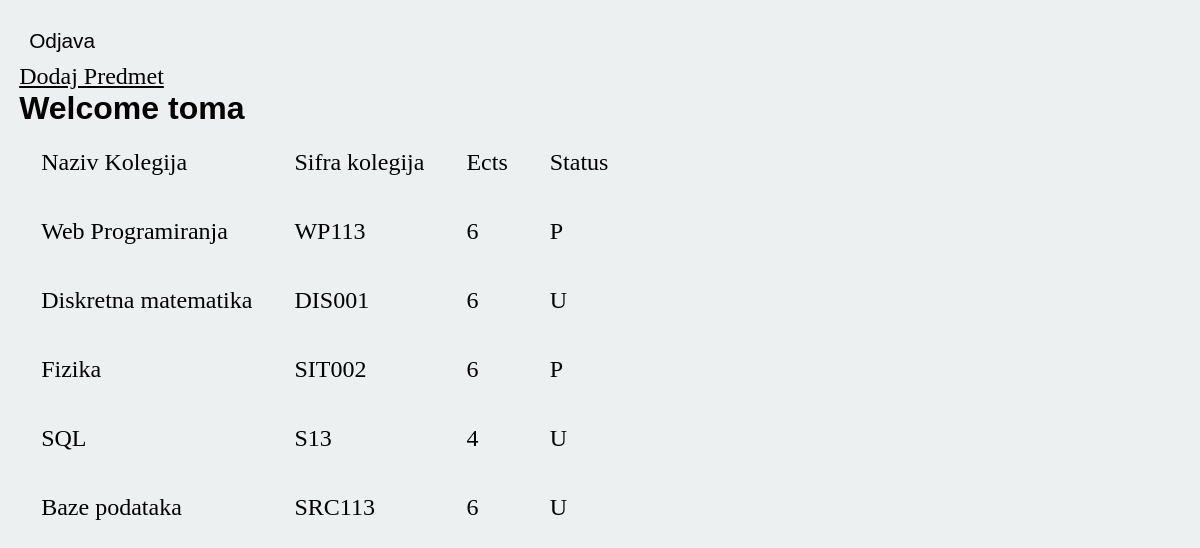
The app's page /student/ (signed in) with its own data.
### app/models.py (models this page shows, shortened)
class Korisnik(AbstractUser):
    STATUS = (('none', 'None'), ('izv', 'izvanredni student'), ('red', 'redovni student'))
    status = models.CharField(max_length = 50, choices = STATUS)
    role = models.ForeignKey(Uloga,on_delete=models.CASCADE,blank=True, null=True)
    email = models.EmailField(unique=True)

class Predmet(models.Model):
    IZBORNI = (('DA', 'da'), ('NE', 'ne'))
    name =  models.CharField(max_length = 60)
    code = models.CharField(max_length = 30)
    program = models.CharField(max_length=50)
    ects = models.IntegerField()
    user = models.ForeignKey(Korisnik,on_delete=models.CASCADE,blank=True, null=True)
    sem_red = models.IntegerField(default=1)
    sem_izv = models.IntegerField(default=1)
    izborni = models.CharField(max_length=50, choices=IZBORNI,default='NE')

### app/decorators.py (the view)
    def wrap(request,*args, **kwargs):
        str_request = str(request.user.role).lower()
        if str_request == correct_role:
            return function(request,*args, **kwargs)
        else:
            if str_request == another_role:
                return redirect(first_url)
            else:
                return redirect(second_url)

### app/models.py (called while the page is built)
    def __str__(self):
        return self.role

### app/views.py (called while the page is built)
def filter_enrollment_by_student_id(request, pk):
     enrollment = Upisi.objects.filter(student_id = pk)
     enrollment =[{
                'status':enroll.status,
                'name':enroll.subject.name,
                'code':enroll.subject.code,
                'ects':enroll.subject.ects,
                }
                for enroll in enrollment]
     return enrollment

@login_required(login_url='login')
@student_required
def student(request):
    view_message='view_student'
    enrollment = filter_enrollment_by_student_id(request, request.user.id)
    return render(request, 'student.html', {"data":request.user,"view_message":view_message,"enrollment":enrollment})

### app/templates/student.html (shortened to what this page needs)
{%extends 'base.html' %}
{%block student %}
<section class="student">
    <nav>
        <form id="logout-form" action="{% url 'logout' %}" method="post" >
            <button type="submit" class="main-btn">Odjava</button>
        </form>
        {%if view_message == 'view_student' %}
        <a href="{% url 'student_add_subject' %}">Dodaj Predmet </a>
        <h2>Welcome {{data.username}}</h2>
        <ul>
        <table class="student_subjects">
            <tr>
                <td><li>Naziv Kolegija</li></td>
                <td><li>Sifra kolegija</li></td>
                <td><li>Ects</li></td>
                <td><li>Status</li></td>
            </tr>
            {% for subject in enrollment %}
            <tr>
                <td><li>{{ subject.name}}</li></td>
                <td><li>{{ subject.code}}</li></td>
                <td><li>{{ subject.ects}}</li></td>
                <td><li>{{ subject.status}}</li></td>
            </tr>
        {% endfor %}
        </table>
        </ul>
        {%else %}
        <a href="{% url 'student' %}">Nazad</a>
        <form method="POST" >
            {{form.as_p}}
            <input type="submit" value="Dodaj predmet" >
            {% csrf_token %}
        {% endif %}
    </nav>
</section>
{%endblock%}

### app/static/style.css (style rules this page uses)
* { margin: 0; padding: 0; box-sizing: border-box; }
body { margin: 1rem; padding: 0.2rem; background-color: #ecf0f1; }
h2 { font-size: 2rem; font-family: Helvetica, sans-serif; }
td { padding: 20px; margin: 10px; }
td li { list-style-type: none; font-size: 1.5rem; }
a,label { font-size: 1.5rem; color: black; }
.main-btn { background-color: transparent; border: 0; padding: 10px; font-size: 1.3rem; font-weight: 300; }

### records on screen
Korisnik: username "toma"
Predmet: name "Web Programiranja", code "WP113"
Predmet: name "Diskretna matematika", code "DIS001"
Predmet: name "Fizika", code "SIT002"
Predmet: name "SQL", code "S13"
Predmet: name "Baze podataka", code "SRC113"

### other values on screen
{{ subject.ects }} "6" "6" "6" "4" "6"
{{ subject.status }} "P" "U" "P" "U" "U"
